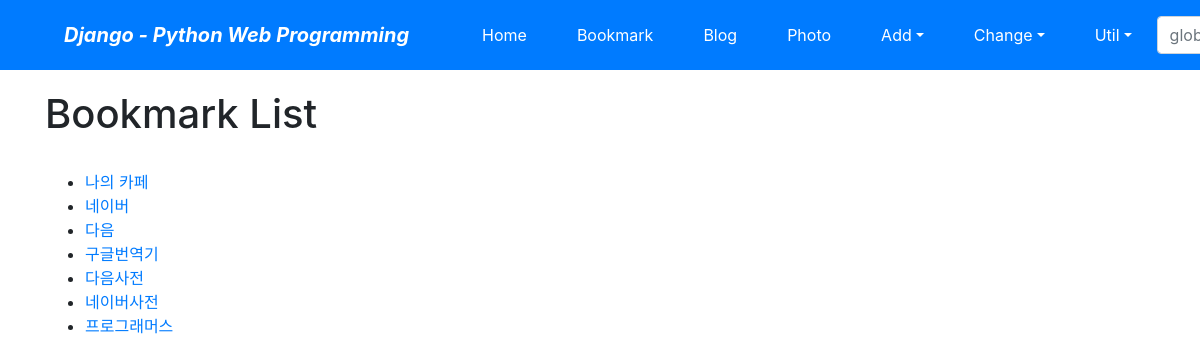
Screenshot of /bookmark/ with the database file from the repository.
### bookmark/models.py (models this page shows)
class Bookmark(models.Model):
    title = models.CharField('TITLE',max_length=100,blank=True,)
    url = models.URLField('URL',unique=True)
    owner = models.ForeignKey(User, on_delete=models.CASCADE, blank=True, null=True)
    def __str__(self):
        return self.title

### bookmark/views.py (the view)
# urls.py: path('', views.BookmarkLV.as_view(), name='index'),
class BookmarkLV(ListView):
    model = Bookmark

### bookmark/templates/bookmark/bookmark_list.html (shortened to what this page needs)
{% extends "base.html" %}
{% block content %}
<h1>Bookmark List</h1>
<br>
	<ul>
		{% for bookmark in object_list %}
 			<li><a href = "{%url 'bookmark:detail' bookmark.id %}">{{ bookmark }}</a> </li>
 		{% endfor %}
 	</ul>
{% endblock %}

### rows the page displays
Bookmark: title "나의 카페"
Bookmark: title "네이버"
Bookmark: title "다음"
Bookmark: title "구글번역기"
Bookmark: title "다음사전"
Bookmark: title "네이버사전"
Bookmark: title "프로그래머스"
